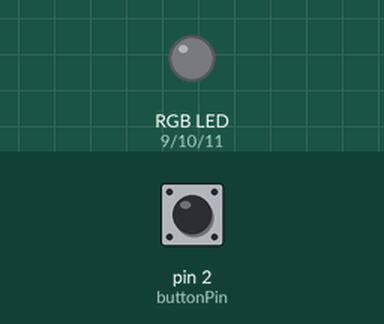
Bench run of a sketch on a simulated Arduino Uno, built with avr-gcc and run on an emulated ATmega328P. On the bench: an RGB LED mixed from three pins (HIGH = lit). The test bench sets the inputs (shaded band); at power-on: pin 2 (buttonPin) LOW.

Above: at 1.2 s.
1.3 s: pin 2 (buttonPin) pulled HIGH for 0.15 s
At 2.4 s:
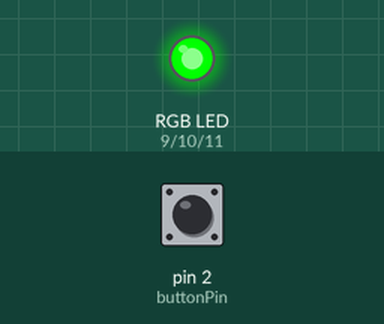
2.9 s: pin 2 (buttonPin) pulled HIGH for 1 s
At 3.6 s:
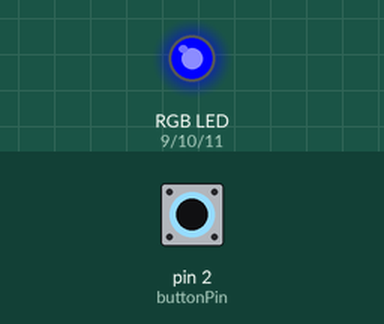
5.4 s: pin 2 (buttonPin) pulled HIGH for 0.15 s
At 6.6 s:
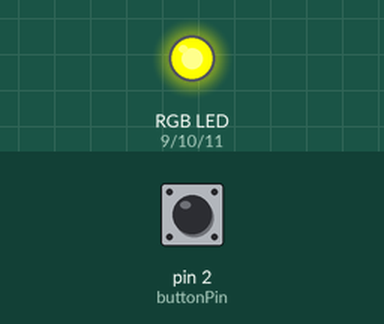
7.0 s: pin 2 (buttonPin) pulled HIGH for 3.2 s
At 7.9 s:
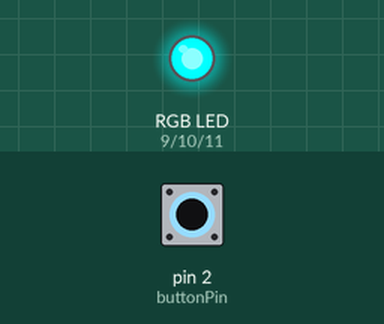
11.7 s: pin 2 (buttonPin) pulled HIGH for 0.15 s
At 12.8 s:
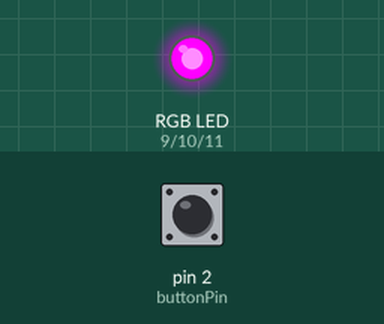
13.3 s: pin 2 (buttonPin) pulled HIGH for 1 s
At 14.0 s:
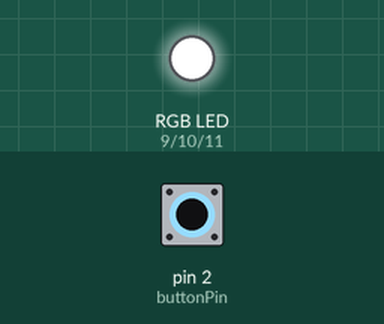
Timing chart, 0 to 16.3 s (numbered marks = the images above; inputs shaded):
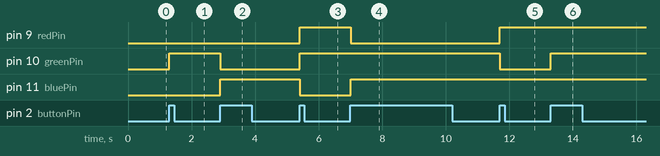

The sketch:

PBinputPull-Up.ino
```cpp
// Define pin numbers
const int buttonPin = 2;   // Pin connected to the push button
const int redPin = 9;      // Pin connected to the red component of the RGB LED
const int greenPin = 10;   // Pin connected to the green component of the RGB LED
const int bluePin = 11;    // Pin connected to the blue component of the RGB LED

// Variables to hold button state and color index
int buttonState = 0;       // Current state of the button
int lastButtonState = 0;   // Previous state of the button
int colorIndex = 0;        // Index for the current color

// Array to hold RGB color values
int colors[7][3] = {
  {255, 0, 0},    // Red
  {0, 255, 0},    // Green
  {0, 0, 255},    // Blue
  {255, 255, 0},  // Yellow
  {0, 255, 255},  // Cyan
  {255, 0, 255},  // Magenta
  {255, 255, 255} // White
};

void setup() {
  // Initialize the button pin as an input
  pinMode(buttonPin, INPUT);

  // Initialize the RGB LED pins as outputs
  pinMode(redPin, OUTPUT);
  pinMode(greenPin, OUTPUT);
  pinMode(bluePin, OUTPUT);

  // Start with the RGB LED off
  setColor(0, 0, 0);
}

void loop() {
  // Read the state of the push button
  buttonState = digitalRead(buttonPin);

  // Check if the button was pressed (detecting a change from LOW to HIGH)
  if (buttonState == HIGH && lastButtonState == LOW) {
    // Change color when the button is pressed
    colorIndex = (colorIndex + 1) % 7; // Cycle through the 7 colors
    changeColor(colorIndex); // Change the RGB LED color
  }

  // Update the last button state for the next loop iteration
  lastButtonState = buttonState;

  // Small delay to debounce the button
  delay(50); // 50 ms delay to prevent false triggers
}

// Function to change the color of the RGB LED based on the color index
void changeColor(int index) {
  setColor(colors[index][0], colors[index][1], colors[index][2]); // Set the RGB LED color
}

// Function to set the RGB LED color using PWM
void setColor(int red, int green, int blue) {
  analogWrite(redPin, red);   // Set the red component of the RGB LED
  analogWrite(greenPin, green); // Set the green component of the RGB LED
  analogWrite(bluePin, blue);  // Set the blue component of the RGB LED
}
```

Measured:
- after the input at 1.3 s, pin 10 (greenPin): LOW → HIGH at once
- after the input at 2.9 s, pin 10 (greenPin): HIGH → LOW at once; pin 11 (bluePin): LOW → HIGH at once
- after the input at 5.4 s, pin 9 (redPin), pin 10 (greenPin): LOW → HIGH at once; pin 11 (bluePin): HIGH → LOW at once
- after the input at 7.0 s, pin 9 (redPin): HIGH → LOW at once; pin 11 (bluePin): LOW → HIGH at once
- after the input at 11.7 s, pin 9 (redPin): LOW → HIGH at once; pin 10 (greenPin): HIGH → LOW at once
- after the input at 13.3 s, pin 10 (greenPin): LOW → HIGH at once
